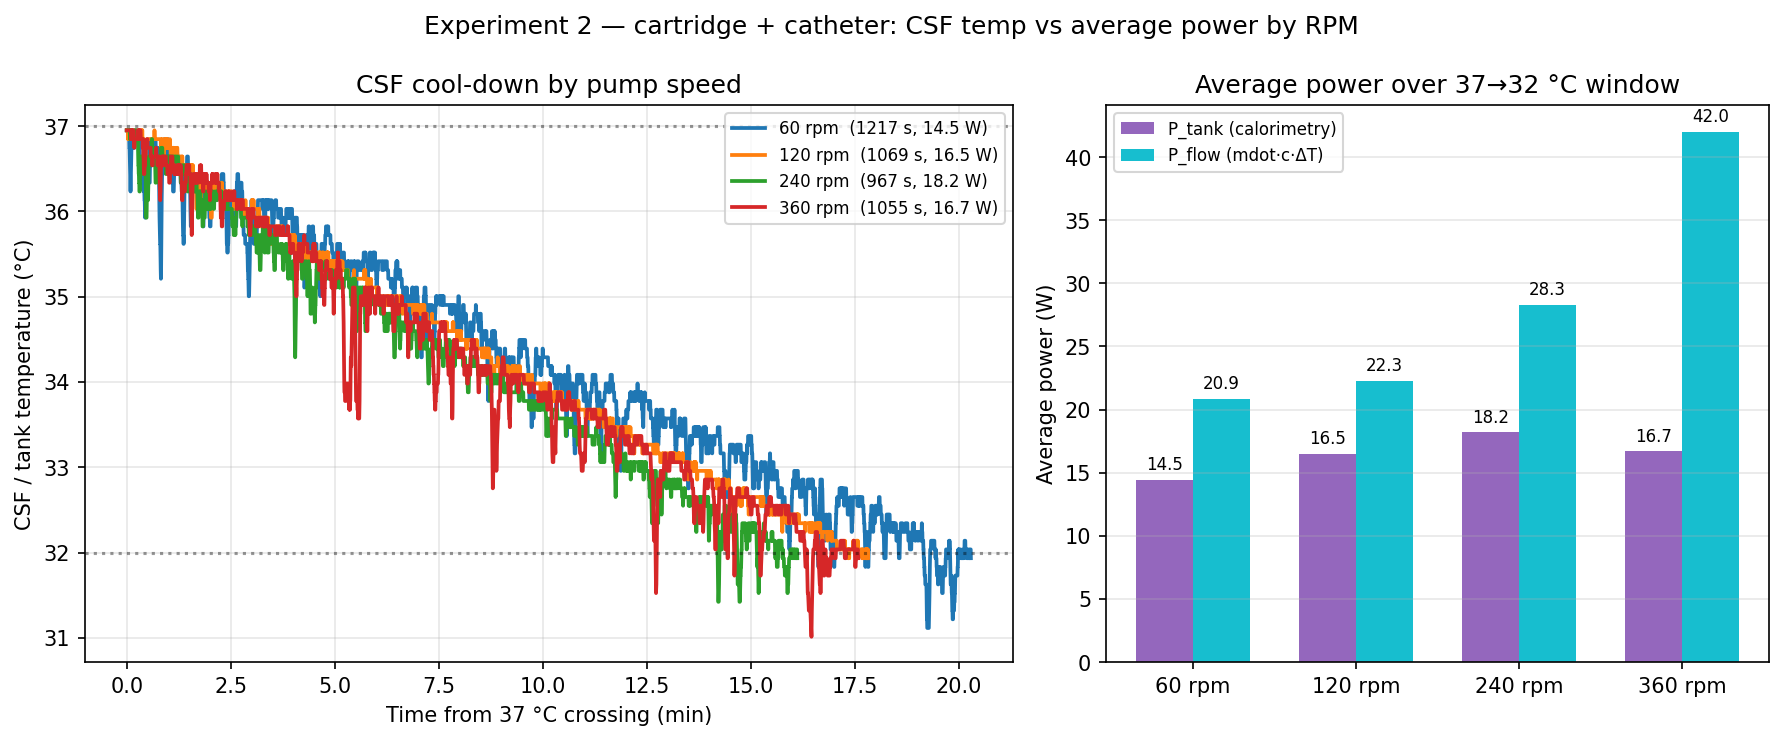

The Python source for this figure:
"""
Compare CSF cool-down and average cooling power across RPM runs.
"""

from __future__ import annotations

from pathlib import Path

import matplotlib.pyplot as plt
import numpy as np
import pandas as pd

FOLDER = Path(__file__).resolve().parent
MASS_KG = 0.838
C = 4186.0
T_START_C = 37.0
T_END_C = 32.0

FILES = [
    "sensor_log_20260716_101625_60rmp_v3.csv",
    "sensor_log_20260716_094253_120rmp_v1.csv",
    "sensor_log_20260716_105927_240rmp_v1.csv",
    "sensor_log_20260716_112808_360rmp_v1.csv",
]

COLORS = {
    60: "tab:blue",
    120: "tab:orange",
    240: "tab:green",
    360: "tab:red",
}


def load_csv(csv_path: Path) -> pd.DataFrame:
    df = pd.read_csv(csv_path)
    df.columns = [c.strip().replace("\\", "").lower() for c in df.columns]
    df["timestamp"] = pd.to_datetime(df["timestamp"])
    return df


def active_window(temp: pd.Series) -> tuple[pd.Timestamp, pd.Timestamp] | None:
    peak_time = temp.idxmax()
    after_peak = temp.loc[peak_time:]
    crossed_start = after_peak[
        (after_peak.shift(1) > T_START_C) & (after_peak <= T_START_C)
    ]
    if len(crossed_start) == 0:
        return None
    start_time = crossed_start.index[-1]
    after_start = temp.loc[start_time:]
    crossed_end = after_start[
        (after_start.shift(1) > T_END_C) & (after_start <= T_END_C)
    ]
    if len(crossed_end) == 0:
        return None
    end_time = crossed_end.index[-1]
    if (end_time - start_time).total_seconds() <= 0:
        return None
    return start_time, end_time


def rpm_label_from_name(name: str) -> int:
    for token in name.replace(".csv", "").split("_"):
        if token.endswith("rmp") or token.endswith("rpm"):
            digits = "".join(ch for ch in token if ch.isdigit())
            if digits:
                return int(digits)
    raise ValueError(f"Could not parse RPM from {name}")


def analyze(csv_path: Path) -> dict:
    df = load_csv(csv_path)
    temp = df.set_index("timestamp")["csf_c"]
    window = active_window(temp)
    if window is None:
        raise RuntimeError(f"No 37→32 window in {csv_path.name}")
    start_time, end_time = window
    duration_s = (end_time - start_time).total_seconds()

    active = (df["timestamp"] >= start_time) & (df["timestamp"] <= end_time)
    a = df.loc[active].copy()
    a["mdot_kg_s"] = a["pump_flow_ml_per_s"] / 1000.0
    a["dT_cart"] = a["cart_in_c"] - a["cart_out_c"]
    a["power_w"] = a["mdot_kg_s"] * C * a["dT_cart"]

    t_rel = (a["timestamp"] - a["timestamp"].iloc[0]).dt.total_seconds().to_numpy()
    q_flow_j = float(np.trapezoid(a["power_w"].to_numpy(), t_rel))
    p_flow_w = q_flow_j / duration_s

    period = temp.loc[start_time:end_time]
    dT_tank = float(period.iloc[0] - period.iloc[-1])
    p_tank_w = (MASS_KG * C * dT_tank) / duration_s

    rpm = rpm_label_from_name(csv_path.name)
    full = df.copy()
    t0 = full["timestamp"].iloc[0]
    full["t_min"] = (full["timestamp"] - t0).dt.total_seconds() / 60.0
    a["t_min_active"] = (a["timestamp"] - start_time).dt.total_seconds() / 60.0

    return {
        "file": csv_path.name,
        "label": f"{rpm} rpm",
        "rpm": rpm,
        "duration_s": duration_s,
        "flow_ml_min": float(a["pump_flow_ml_per_s"].mean() * 60.0),
        "P_tank_W": p_tank_w,
        "P_flow_W": p_flow_w,
        "df_full": full,
        "df_active": a,
        "start_time": start_time,
        "end_time": end_time,
    }


def main() -> None:
    rows = [analyze(FOLDER / name) for name in FILES]
    rows = sorted(rows, key=lambda r: r["rpm"])

    print("RPM comparison (active window 37 -> 32 C)")
    print("-" * 72)
    for r in rows:
        print(
            f"{r['label']:8s} | flow={r['flow_ml_min']:6.1f} ml/min | "
            f"dt={r['duration_s']:6.0f} s | "
            f"P_tank={r['P_tank_W']:5.1f} W | P_flow={r['P_flow_W']:5.1f} W"
        )

    fig, (ax1, ax2) = plt.subplots(
        1, 2, figsize=(12, 5), gridspec_kw={"width_ratios": [1.4, 1]}
    )

    # CSF cool-down overlay (aligned to active-window start)
    for r in rows:
        a = r["df_active"]
        color = COLORS.get(r["rpm"], "gray")
        ax1.plot(
            a["t_min_active"],
            a["csf_c"],
            color=color,
            lw=1.8,
            label=(
                f"{r['label']}  "
                f"({r['duration_s']:.0f} s, {r['P_tank_W']:.1f} W)"
            ),
        )
    ax1.axhline(T_START_C, color="k", ls=":", alpha=0.4)
    ax1.axhline(T_END_C, color="k", ls=":", alpha=0.4)
    ax1.set_xlabel("Time from 37 °C crossing (min)")
    ax1.set_ylabel("CSF / tank temperature (°C)")
    ax1.set_title("CSF cool-down by pump speed")
    ax1.grid(True, alpha=0.3)
    ax1.legend(fontsize=8, loc="best")

    # Average power bars
    x = np.arange(len(rows))
    w = 0.35
    p_tank = [r["P_tank_W"] for r in rows]
    p_flow = [r["P_flow_W"] for r in rows]
    labels = [r["label"] for r in rows]

    bars1 = ax2.bar(x - w / 2, p_tank, width=w, color="tab:purple", label="P_tank (calorimetry)")
    bars2 = ax2.bar(x + w / 2, p_flow, width=w, color="tab:cyan", label="P_flow (mdot·c·ΔT)")
    ax2.set_xticks(x)
    ax2.set_xticklabels(labels)
    ax2.set_ylabel("Average power (W)")
    ax2.set_title(f"Average power over {T_START_C:.0f}→{T_END_C:.0f} °C window")
    ax2.grid(True, axis="y", alpha=0.3)
    ax2.legend(fontsize=8)

    for bars in (bars1, bars2):
        for bar in bars:
            h = bar.get_height()
            ax2.annotate(
                f"{h:.1f}",
                xy=(bar.get_x() + bar.get_width() / 2, h),
                xytext=(0, 3),
                textcoords="offset points",
                ha="center",
                va="bottom",
                fontsize=8,
            )

    fig.suptitle(
        "Experiment 2 — cartridge + catheter: CSF temp vs average power by RPM",
        fontsize=12,
    )
    fig.tight_layout()
    out = FOLDER / "compare_rpm_csf_power.png"
    fig.savefig(out, dpi=150, bbox_inches="tight")
    plt.close(fig)
    print(f"\nWrote {out}")


if __name__ == "__main__":
    main()
